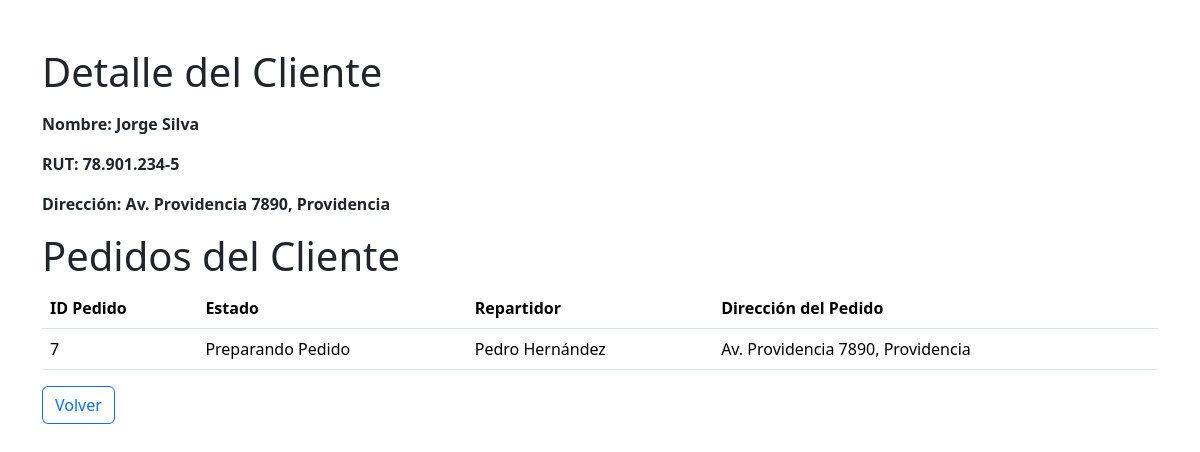
The page /detalle_cliente/7/ on the database its author committed.
### app/models.py (models this page shows, shortened)
class Cliente(models.Model):
    nombre = models.CharField(max_length=200)
    rut = models.IntegerField()
    direccion = models.TextField()

class Pedido(models.Model):
    nombre_pedido = models.ForeignKey(Cliente, on_delete=models.PROTECT, related_name='pedidos_nombre')
    estado_pedido = models.ForeignKey(Estado, on_delete=models.PROTECT)
    repartidor_pedido = models.ForeignKey(Repartidor, on_delete=models.PROTECT)
    producto_pedido = models.ForeignKey(Producto, on_delete=models.PROTECT,  null=True, blank=True)

class Estado(models.Model):
    estado = models.CharField(max_length=200)

class Repartidor(models.Model):
    nombre = models.CharField(max_length=200)

### app/views.py (the view)
# urls.py: path('detalle_cliente/<int:cliente_id>/', views.detalle_cliente, name='detalle_cliente'),
def detalle_cliente(request, cliente_id):
    cliente = get_object_or_404(Cliente, id=cliente_id)
    pedidos = Pedido.objects.filter(nombre_pedido=cliente)
    context = {
        'cliente': cliente,
        'pedidos': pedidos
    }
    return render(request, 'app/detalle.html', context)

### app/templatetags/custom_filters.py (called while the page is built)
@register.filter(name='format_rut')
def format_rut(value):
    rut = str(value)
    formatted_rut = f"{rut[:-7]}.{rut[-7:-4]}.{rut[-4:-1]}-{rut[-1]}"
    return formatted_rut

### app/templates/app/detalle.html (shortened to what this page needs)
{% load custom_filters %}
<!DOCTYPE html>
<html lang="es">
<head>
    <link href="https://cdn.jsdelivr.net/npm/bootstrap@5.3.3/dist/css/bootstrap.min.css" rel="stylesheet">
</head>
<body>
    <div class="container">
            <h1 class="mt-5 mb-3">Detalle del Cliente</h1>
        <p class="fw-bold">Nombre: {{ cliente.nombre }}</p>
        <p class="fw-bold">RUT: {{ cliente.rut|format_rut }}</p>
        <p class="fw-bold">Dirección: {{ cliente.direccion }}</p>
        <h1>Pedidos del Cliente</h1>
        <table class="table">
            <thead>
                <tr>
                    <th>ID Pedido</th>
                    <th>Estado</th>
                    <th>Repartidor</th>
                    <th>Dirección del Pedido</th>
                </tr>
            </thead>
            <tbody>
                {% for pedido in pedidos %}
                <tr>
                    <td>{{ pedido.id }}</td>
                    <td>{{ pedido.estado_pedido.estado }}</td>
                    <td>{{ pedido.repartidor_pedido.nombre }}</td>
                    <td>{{ cliente.direccion }}</td>
                </tr>
                {% endfor %}
            </tbody>
        </table>
        <a href="{% url 'home' %}" class="btn btn-outline-primary">Volver</a>
    </div>
  </body>
</html>

### rows shown on the page
Cliente: nombre "Jorge Silva", rut "78.901.234-5", direccion "Av. Providencia 7890, Providencia"
Pedido: id "7", estado_pedido.estado "Preparando Pedido", repartidor_pedido.nombre "Pedro Hernández"
